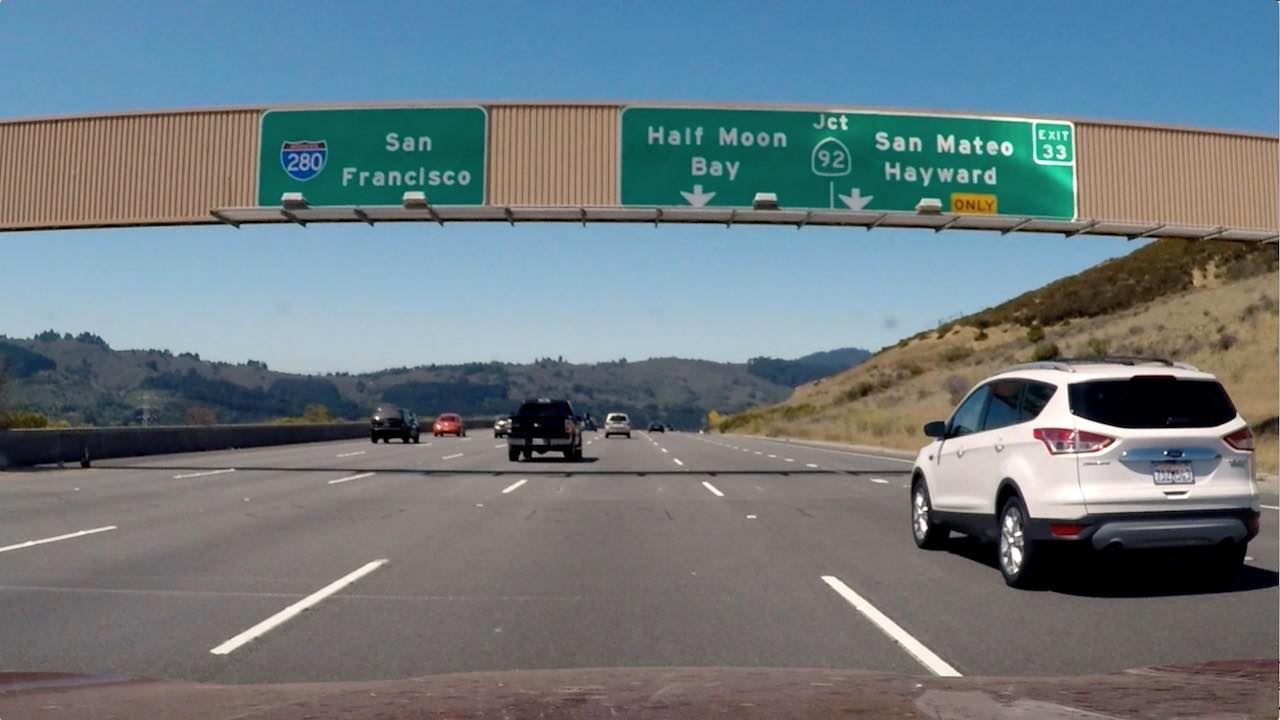
#> input picture Lesson 7/CombiningThresholds/signs_vehicles_xygrad.png, 1280 x 720 px
$ python -i combine_thresholds.py   (imports and definitions only)   (older library calls are emulated)
#> lines starting #> are read from the running program, lines starting #| are printed output that depends on the picture
import numpy as np
import matplotlib.pyplot as plt
import matplotlib.image as mpimg
import cv2
import pickle

# Read in an image and grayscale it
# [1 line not run here, left out]

def abs_sobel_thresh(img, orient='x', sobel_kernel=3, thresh=(0, 255)):
    # Calculate directional gradient
    # Apply threshold
    thresh_min = thresh[0]
    thresh_max = thresh[1]
    gray = cv2.cvtColor(image,cv2.COLOR_RGB2GRAY)

    dx=(orient=='x')
    dy=(orient=='y')
    sobel = cv2.Sobel(gray,cv2.CV_64F,dx,dy,sobel_kernel)
    abs_sobel = np.absolute(sobel)
    scaled_sobel = np.uint8(255*abs_sobel/np.max(abs_sobel))

    binary_output = np.zeros_like(scaled_sobel)
    binary_output[(scaled_sobel >= thresh_min) & (scaled_sobel<=thresh_max)] = 1

    return binary_output

def mag_thresh(image, sobel_kernel=3, mag_thresh=(0, 255)):
    # Calculate gradient magnitude
    # Apply threshold
#> called with sobel_kernel = 3, mag_thresh = (0, 255)
    gray = cv2.cvtColor(image, cv2.COLOR_RGB2GRAY)
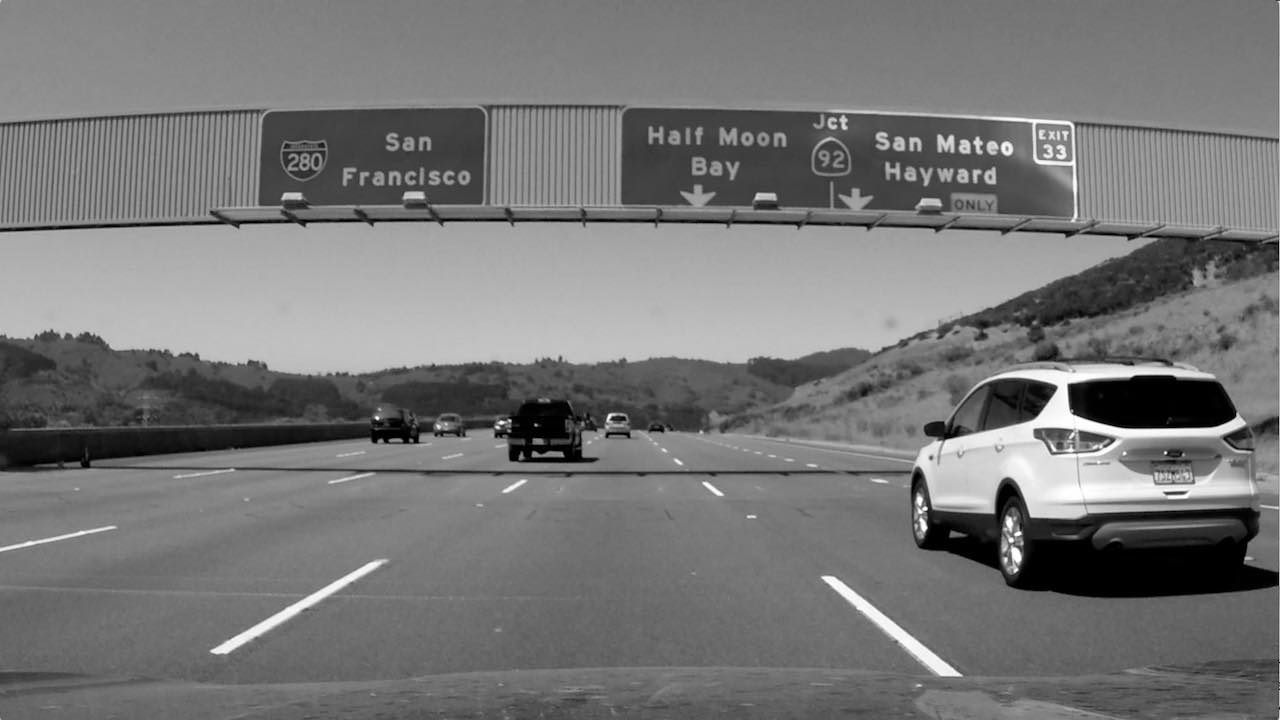
#> gray: shape (720, 1280); min 0, max 255, mean 118.6
    sobelx = cv2.Sobel(gray,cv2.CV_64F,1,0,None,sobel_kernel)
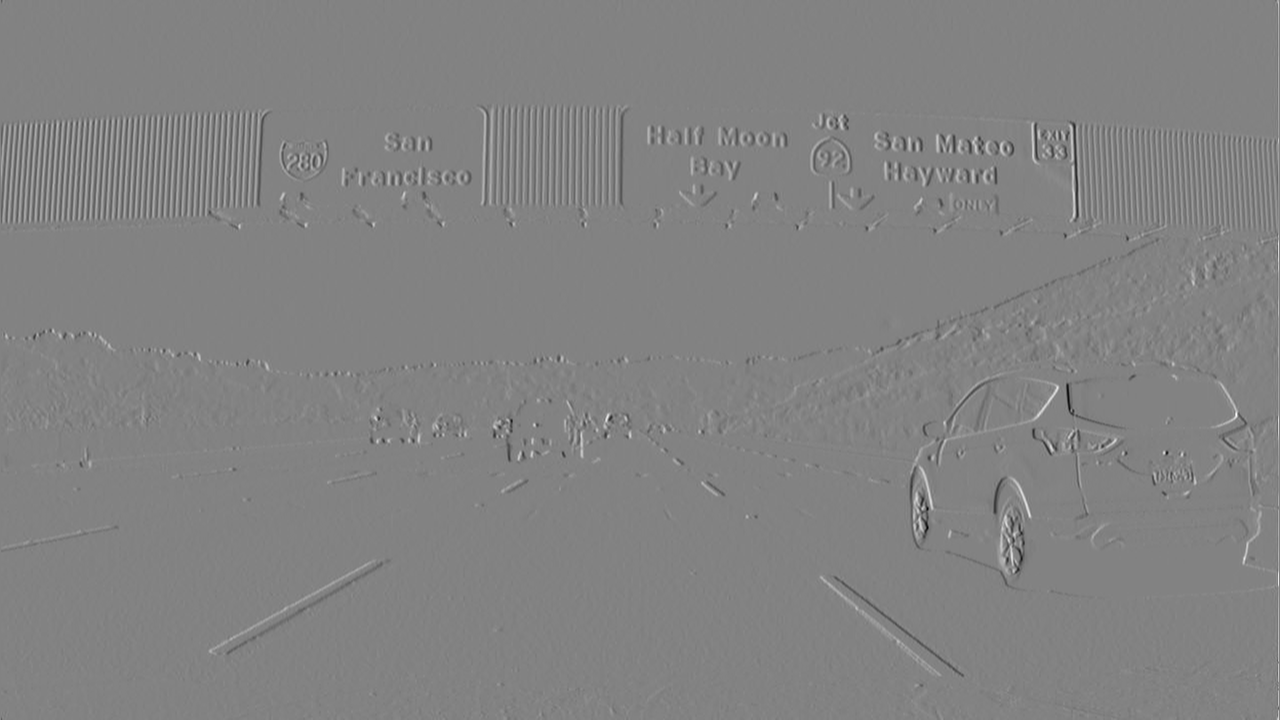
#> sobelx: shape (720, 1280) float64; min -814, max 776, mean 0.1; drawn with min black and max white
    sobely = cv2.Sobel(gray,cv2.CV_64F,0,1,None,sobel_kernel)
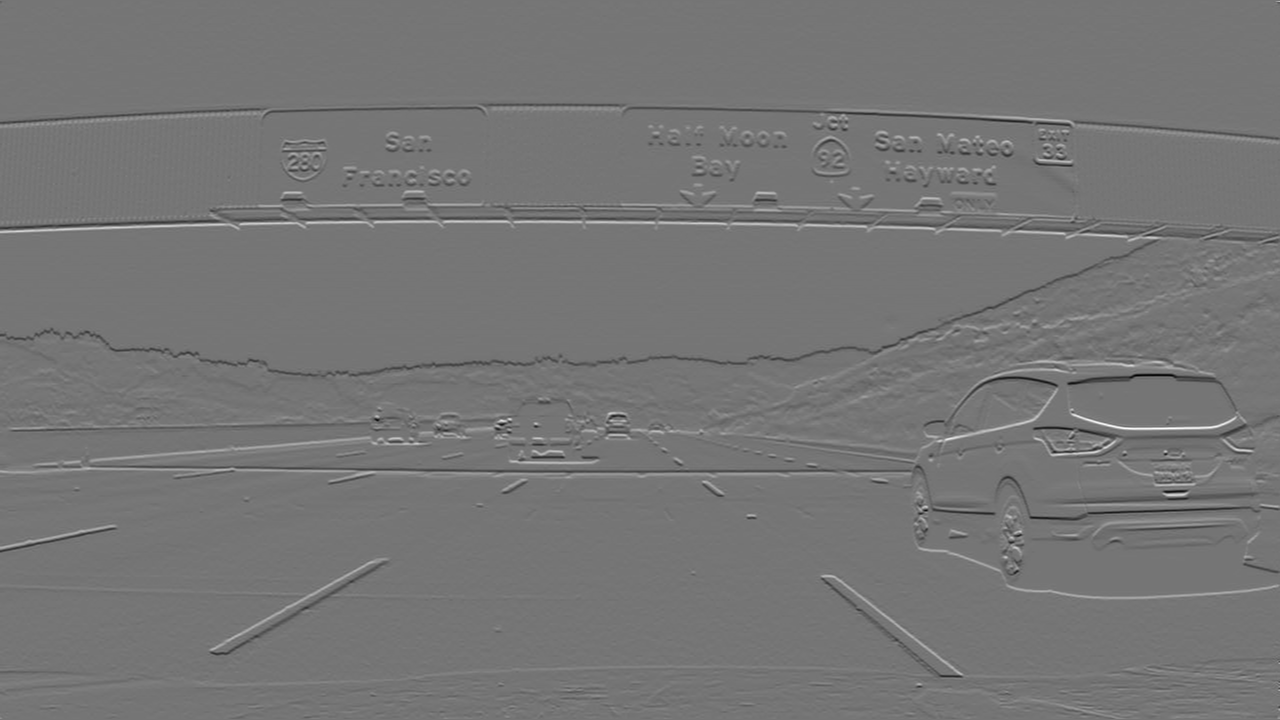
#> sobely: shape (720, 1280) float64; min -794, max 924, mean -0.3; drawn with min black and max white
    #mag, ang = cv2.cartToPolar(sobelx, sobely)
    mag = np.sqrt(sobelx**2 + sobely**2)
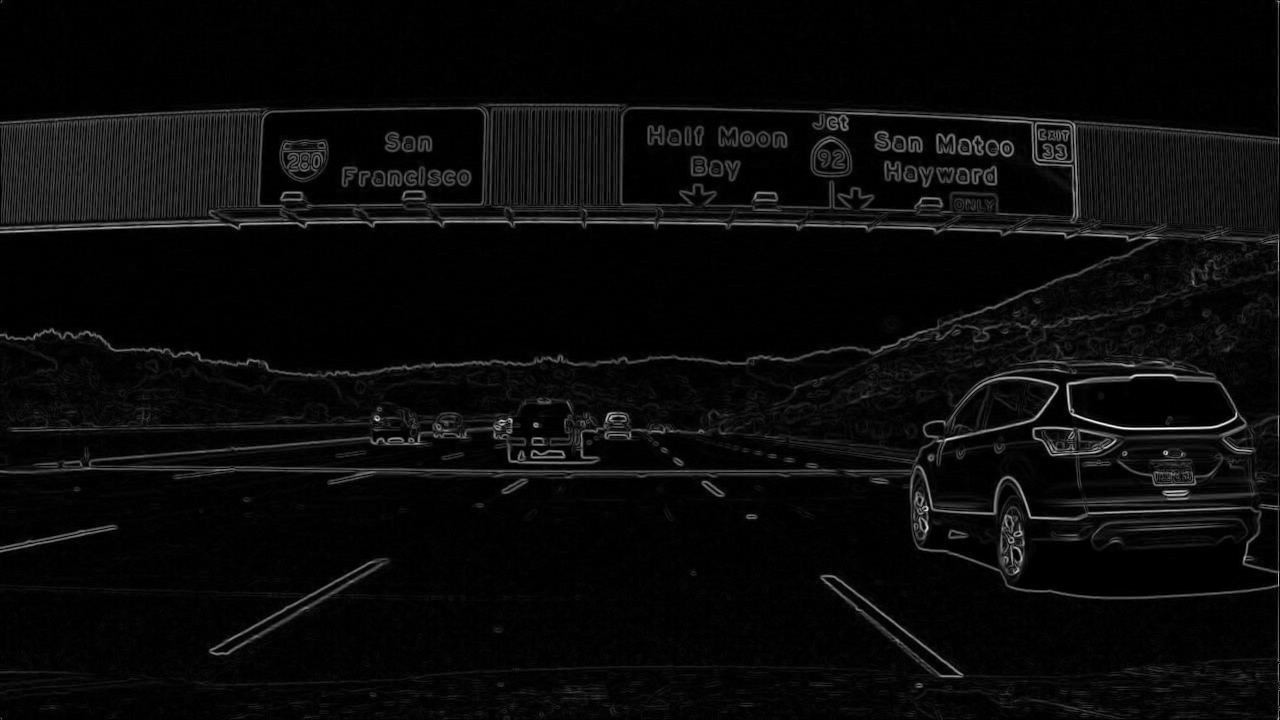
#> mag: shape (720, 1280) float64; min 0, max 924, mean 37.5; drawn with min black and max white
    scaled_sobel = np.uint8(255*mag/np.max(mag))
    binary_output = np.zeros_like(scaled_sobel)
    binary_output[(scaled_sobel >= mag_thresh[0]) & (scaled_sobel<=mag_thresh[1])] = 1
    return binary_output

def dir_threshold(image, sobel_kernel=3, thresh=(0, np.pi/2)):
    # Calculate gradient direction
    # Apply threshold
    gray = cv2.cvtColor(image, cv2.COLOR_RGB2GRAY)
    sobelx = cv2.Sobel(gray,cv2.CV_64F,1,0,None,sobel_kernel)
    sobely = cv2.Sobel(gray,cv2.CV_64F,0,1,None,sobel_kernel)
    abs_sobelx = np.absolute(sobelx)
    abs_sobely = np.absolute(sobely)
    ang = np.arctan2(abs_sobely, abs_sobelx)
    #mag, ang = cv2.cartToPolar(sobelx, sobely)

    binary_output = np.zeros_like(gray)
    binary_output[(ang >= thresh[0]) & (ang<=thresh[1])] = 1

    return binary_output

# Choose a Sobel kernel size
ksize = 3 # Choose a larger odd number to smooth gradient measurements

# Apply each of the thresholding functions
# [1 line that did not run here, left out]

# [1 line that did not run here, left out]
# [1 line that did not run here, left out]
# [1 line that did not run here, left out]
# [1 line that did not run here, left out]
# [1 line that did not run here, left out]

# Plot the result
f, (ax1, ax2) = plt.subplots(1, 2, figsize=(24, 9))
# [7 lines not run here, left out]

>>> import cv2
>>> picture = cv2.cvtColor(cv2.imread('signs_vehicles_xygrad.png'), cv2.COLOR_BGR2RGB)
>>> result = mag_thresh(picture)
#> result: shape (720, 1280); every value is 1
